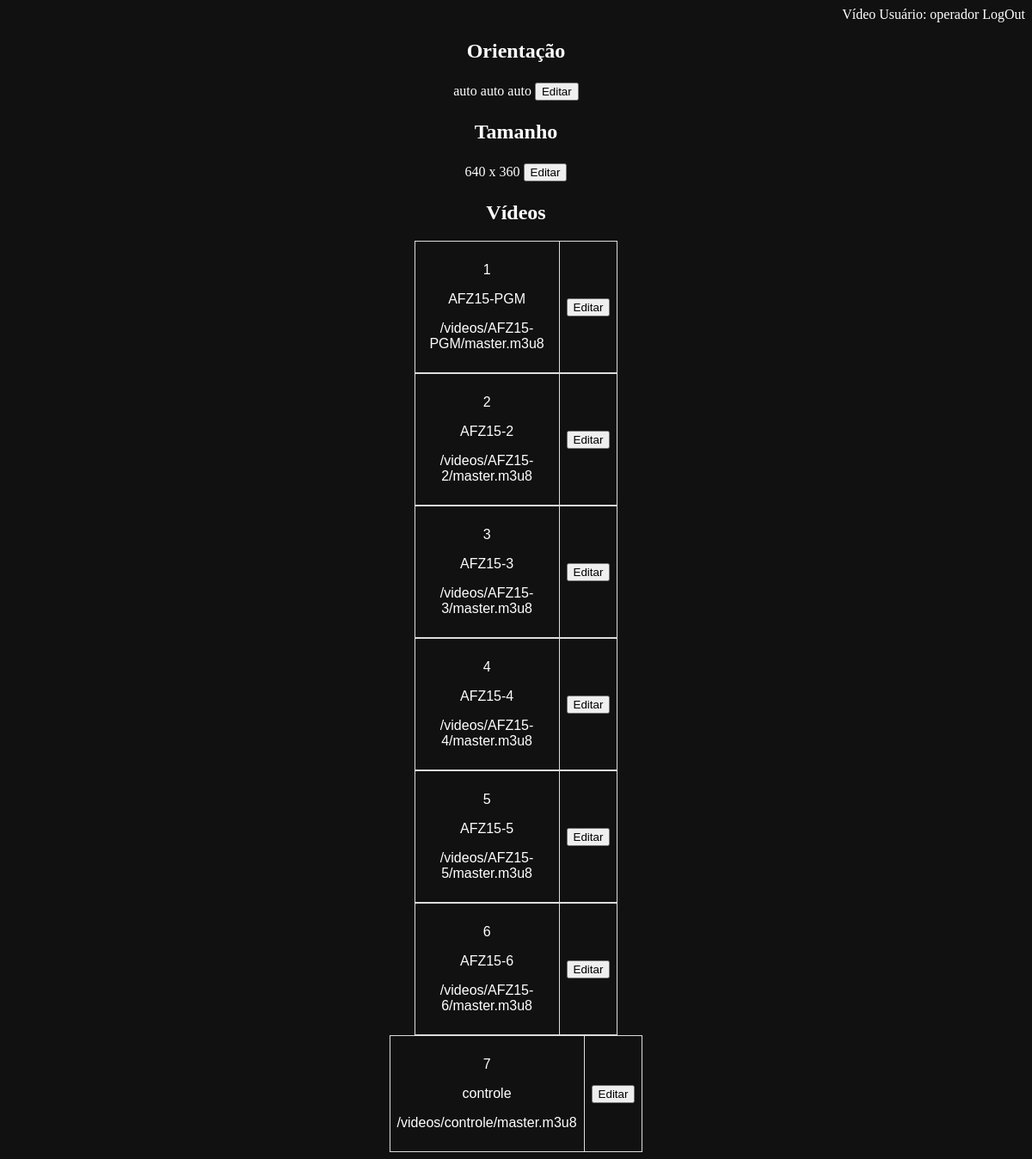
The app's page /config (signed in) with its own data.
### models.py (models this page shows, shortened)
class UserModel(UserMixin, db.Model):
    __tablename__ = "user"
    id = db.Column(db.Integer, primary_key=True)
    username = db.Column(db.Text(), unique=True)
    email = db.Column(db.Text(), unique=True)
    password = db.Column(db.Text())
    isadmin = db.Column(db.Integer)

class ConfigModel(db.Model):
    __tablename__ = "config"
    id = db.Column(db.Integer, primary_key=True)
    orientacao = db.Column(db.Text())
    width = db.Column(db.Text())
    height = db.Column(db.Text())

class StreamModel(db.Model):
    __tablename__ = "stream"
    id = db.Column(db.Integer, primary_key=True)
    name = db.Column(db.Text(), unique=True)
    video_src = db.Column(db.Text(), unique=True)

### app.py (the view)
@app.route('/config', methods=['GET', 'POST'])
@login_required
def config():
    crud = Crud()
    data = crud.retrieve_all(StreamModel)
    data2 = crud.retrieve_one(1, ConfigModel)
    return render_template('config.html', data=data, data2=data2)

### app.py (called while the page is built)
@app.after_request
def add_header(response):
    response.headers['X-UA-Compatible'] = 'IE=Edge,chrome=1'
    response.headers['Cache-Control'] = 'no-cache, no-store, must-revalidate'
    response.headers['Pragma'] = 'no-cache'
    response.headers['Expires'] = '0'
    return response

### blueprints/login/login_bp.py (called while the page is built)
@login_manager.user_loader
def load_user(user_id):
    return UserModel.query.get(user_id)

### crud.py (called while the page is built)
    def retrieve_one(self, id, ClassModel):
        try:
            query = ClassModel.query.filter_by(id=id).first()
        except:
            flash("Erro na busca")
        return query

    def retrieve_all(self, ClassModel):
        try:
            query = ClassModel.query.all()
        except:
            flash("Erro na busca")
        return query

### templates/config.html (shortened to what this page needs)
{% extends "template.html" %}
{% block content %}
<div>
  <h2>Orientação</h2>
  <table id="orientacao">
    <tr>
      <td>
        {{data2.orientacao}}
      </td>
      <td>
        <form action="{{ url_for('config_edit_orientacao') }}" method="GET">
          <input type="submit" value="Editar">
        </form>
      </td>
    </tr>
  </table>
</div>
<div id="tamanho">
  <h2>Tamanho</h2>
  <table>
    <tr>
      <td>
        {{data2.width}} x {{data2.height}}
      </td>
      <td>
        <form action="{{ url_for('config_edit_size') }}" method="GET">
          <input type="submit" value="Editar">
        </form>
      </td>
    </tr>
  </table>
</div>
<div>
  <p>
  <h2>Vídeos</h2>
  </p>
  <div class="element">
    {% for element in data %}
    <table id="videos">
      <tr>
        <td>
          <p>{{ loop.index }}</p>
          <p>{{element.name}}</p>
          <p>{{element.video_src}}</p>
        </td>
        <td>
          <form action="{{ url_for('config_edit') }}" method="GET">
            <input type="submit" value="Editar">
          </form>
        </td>
      </tr>
    </table>
    {% endfor %}
  </div>
</div>
{% endblock %}

### templates/template.html (shortened to what this page needs)
<!DOCTYPE html>
<html lang="pt-br" dir="ltr">
<head>
  <link rel="stylesheet" type="text/css" href="{{ url_for('static', filename='css/template.css') }}">
</head>
<body>
  <div class="menu">
    {% if current_user.is_authenticated %}
      <a href="{{ url_for('video') }}">Vídeo</a>
      Usuário: {{ current_user.username }}
      <a href="{{ url_for('login_bp.logout') }}">LogOut</a>
    {% endif %}
  </div>
  <div class="content">
    {% block content %}
    {% endblock %}
  </div>
</body>
</html>

### static/css/template.css (style rules this page uses)
body { background-color: #111111; color: #ffffff; }
h1, h2, h3, h4, h5, h6 { color: #ffffff;; }
a { color: #ffffff; text-decoration: none; }
.menu { text-align: right; }
.content { text-align: center; }

### templates/config.html (style rules this page uses)
#videos { font-family: Arial, Helvetica, sans-serif; border-collapse: collapse; width: 20%; }
#videos td, #videos th { border: 1px solid #ddd; padding: 8px; }
table { margin-left: auto; margin-right: auto; }

### records on screen
UserModel: username "operador"
ConfigModel: orientacao "auto auto auto", width "640", height "360"
StreamModel: name "AFZ15-PGM", video_src "/videos/AFZ15-PGM/master.m3u8"
StreamModel: name "AFZ15-2", video_src "/videos/AFZ15-2/master.m3u8"
StreamModel: name "AFZ15-3", video_src "/videos/AFZ15-3/master.m3u8"
StreamModel: name "AFZ15-4", video_src "/videos/AFZ15-4/master.m3u8"
StreamModel: name "AFZ15-5", video_src "/videos/AFZ15-5/master.m3u8"
StreamModel: name "AFZ15-6", video_src "/videos/AFZ15-6/master.m3u8"
StreamModel: name "controle", video_src "/videos/controle/master.m3u8"
